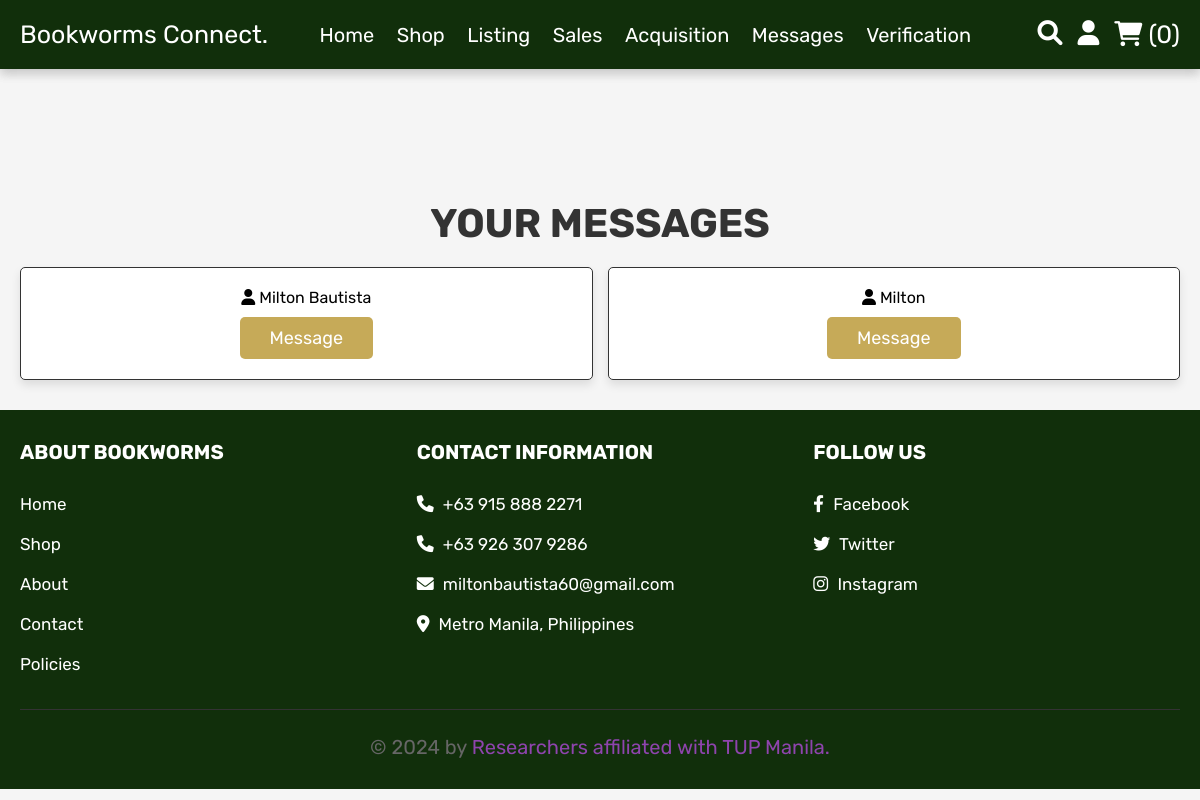
Page /messages.php (signed in) on the earlier database version.
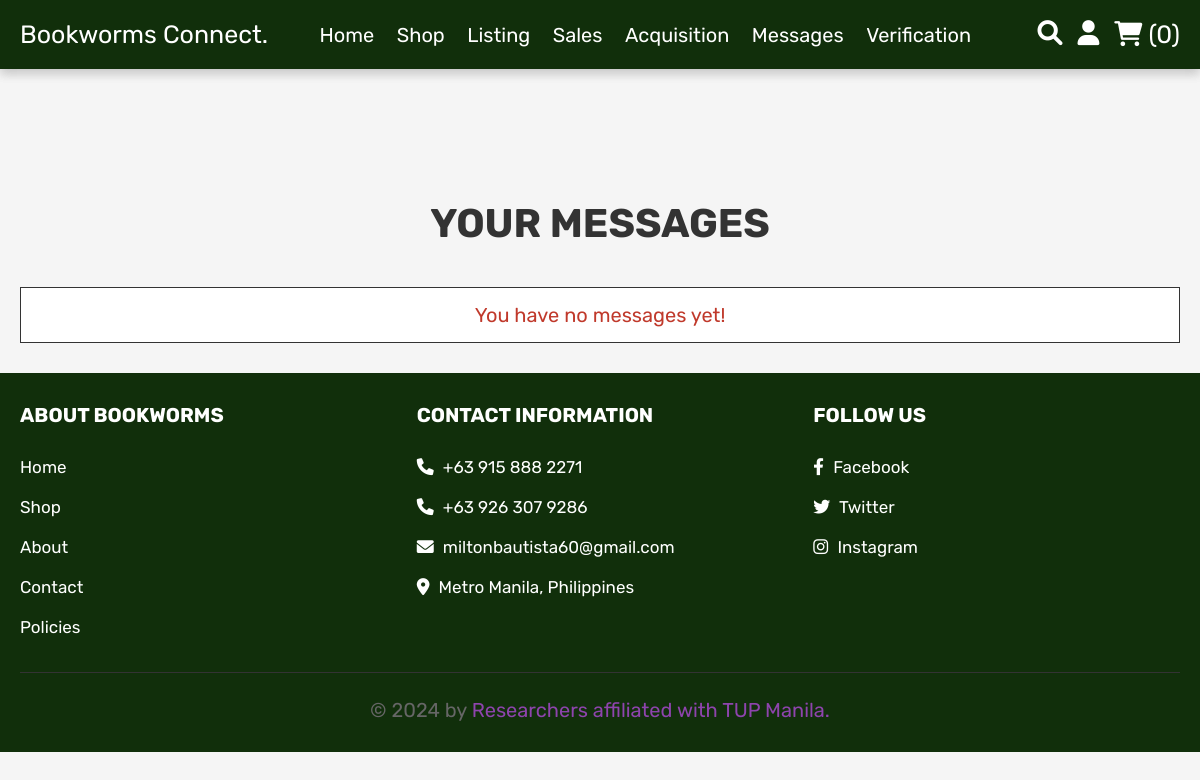
Same page on the later database version.
### tables this page shows
CREATE TABLE `messages` (
  `id` int(11) NOT NULL,
  `sender_id` int(11) DEFAULT NULL,
  `receiver_id` int(11) DEFAULT NULL,
  `message` text DEFAULT NULL,
  `timestamp` datetime DEFAULT current_timestamp(),
  `is_read` tinyint(4) DEFAULT 0
);

CREATE TABLE `users` (
  `id` int(100) NOT NULL,
  `name` varchar(100) NOT NULL,
  `email` varchar(100) NOT NULL,
  `password` varchar(100) NOT NULL,
  `user_type` varchar(20) NOT NULL DEFAULT 'user',
  `birthdate` date DEFAULT NULL,
  `bookshop_name` varchar(100) DEFAULT NULL,
  `gender` varchar(10) DEFAULT NULL,
  `contact_no` varchar(20) NOT NULL,
  `bookwishlist1` varchar(100) NOT NULL,
  `bookwishlist2` varchar(100) NOT NULL,
  `image` varchar(255) DEFAULT '',
  `verified` tinyint(1) DEFAULT 0,
  `otp` varchar(10) DEFAULT NULL,
  `otp_expiration` datetime DEFAULT NULL,
  `reset_token` varchar(255) DEFAULT NULL,
  `reset_expiration` datetime DEFAULT NULL
);

### messages.php (the view, shortened to what this page needs)
<?php
include 'config.php';
?>
<!DOCTYPE html>
<html lang="en">
<head>
   <link rel="stylesheet" href="css/admin_style.css">
    <link rel="stylesheet" href="https://cdnjs.cloudflare.com/ajax/libs/font-awesome/6.0.0/css/all.min.css">
<link rel="stylesheet" href="css/style.css">
    <link rel="stylesheet" href="css/style.css">
</head>
<body>
<?php include 'header.php'; ?>
<section style="margin-top:100px" class="messages">
   <h1 class="title">Your Messages</h1>
   <div class="box-container-messages">
       <?php
           $select_messages = mysqli_query($conn, "SELECT * FROM `messages` WHERE sender_id = '$user_id' OR receiver_id = '$user_id' GROUP BY sender_id, receiver_id ORDER BY timestamp DESC") or die('query failed');
           if(mysqli_num_rows($select_messages) > 0){
               while($fetch_messages = mysqli_fetch_assoc($select_messages)){
                  $user_to_chat_with = ($fetch_messages['sender_id'] == $user_id) ? $fetch_messages['receiver_id'] : $fetch_messages['sender_id'];
                  $select_user = mysqli_query($conn, "SELECT * FROM `users` WHERE id = '$user_to_chat_with'") or die('query failed');
                  $fetch_user = mysqli_fetch_assoc($select_user);
       ?>
        <div class="box-user">
            <p> <i class="fas fa-user"></i> <span><?php echo $fetch_user['name']; ?></span> </p>
            <a href="chat.php?user_id=<?php echo $fetch_user['id']; ?>" class="btn">Message</a>
        </div>
       <?php
               }
           } else {
               echo "<p class='empty'>You have no messages yet!</p>";
           }
       ?>
   </div>
</section>
<?php include 'footer.php'; ?>
</body>
</html>

Differences in the rows shown:
removed messages: users.name "Milton Bautista"
removed messages: users.name "Milton"
Other differences:
text now shown: "You have no messages yet!"
